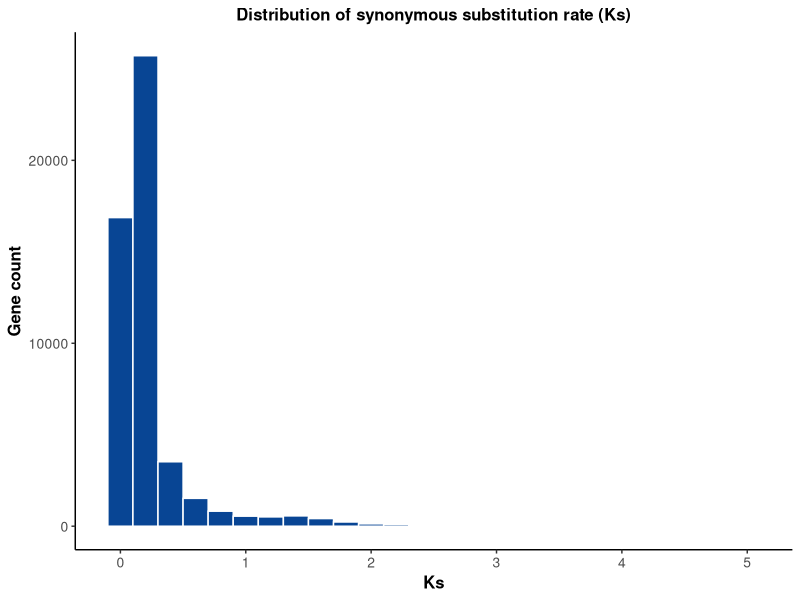
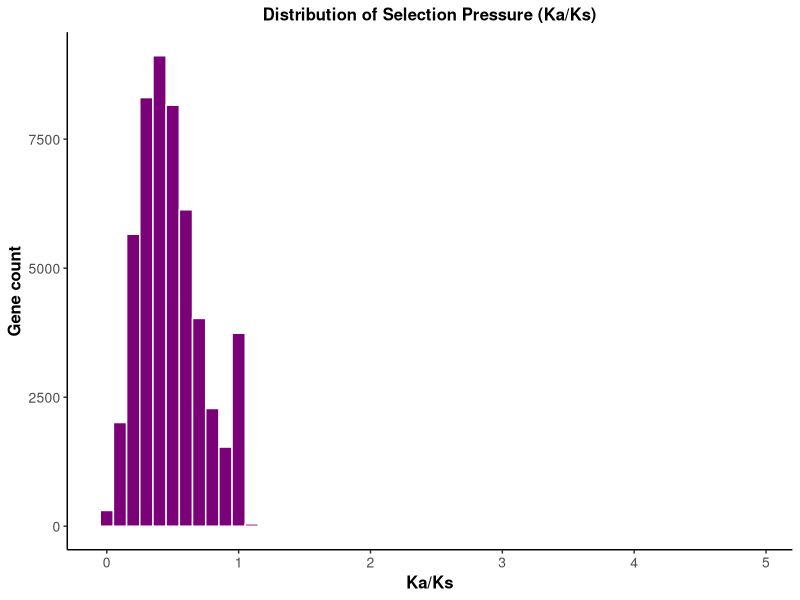
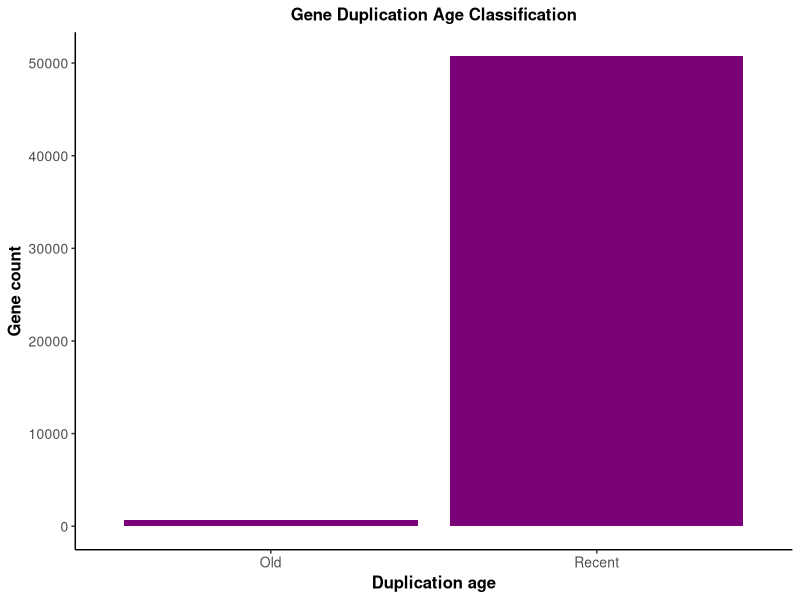
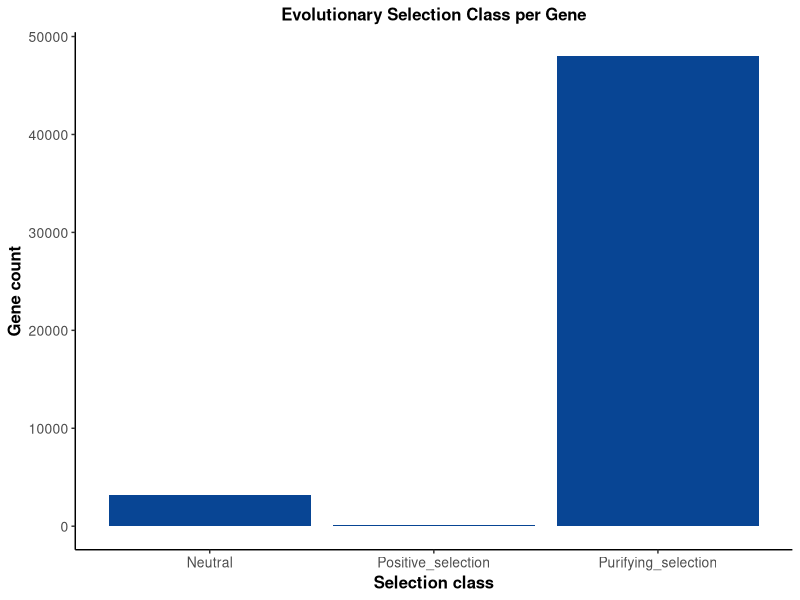
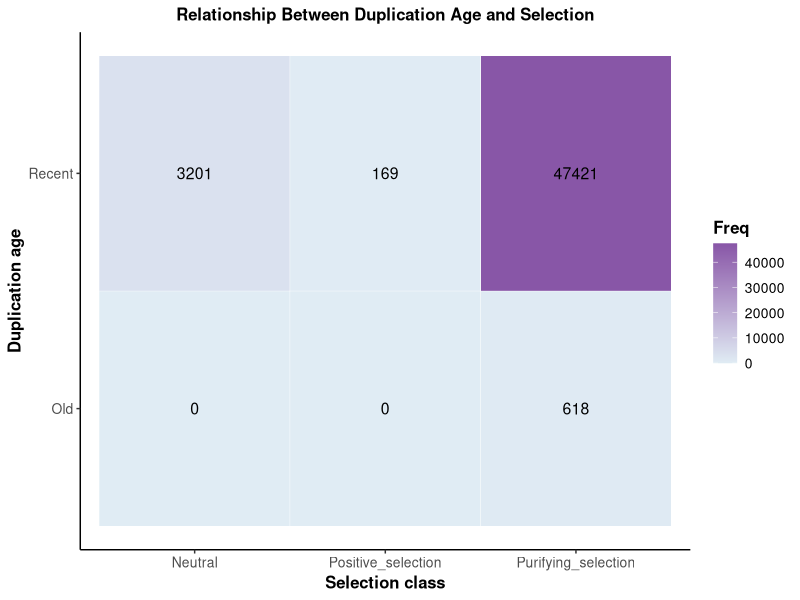
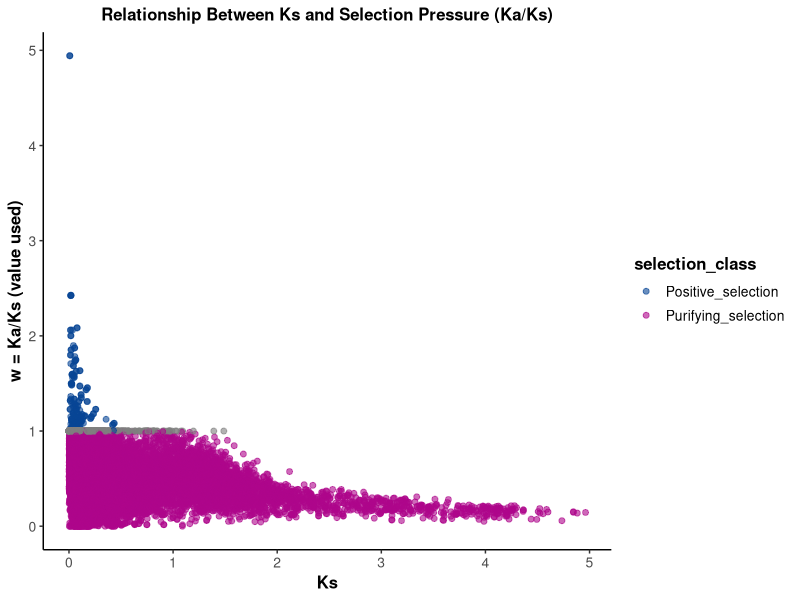

Source code (R) for these figures, in order:
library(dplyr)
library(ggplot2)
library(tidyr)




scientific_theme <- function() {
  theme_classic() +
    theme(
      plot.title = element_text(size = 12, face = "bold", hjust = 0.5),
      axis.title = element_text(size = 12, face = "bold"),
      axis.text  = element_text(size = 10),
      legend.title = element_text(size = 12, face = "bold"),
      legend.text  = element_text(size = 10)
    )
}


# 1. LOAD FINAL GENE TABLE

df <- read.table(
  "../output/ks_results_low/gene_level_classification_with_ks_w_low.tsv",
  sep = "\t", header = TRUE, stringsAsFactors = FALSE
)


# 2. CREATE OUTPUT DIR FOR FIGURES


plot_dir <- "../figures/ks_low"
dir.create(plot_dir, recursive = TRUE, showWarnings = FALSE)


# 3. PLOT: Histogram of Ks_used (gene ages)


p1 <- ggplot(df, aes(x = ks_used)) +
  geom_histogram(binwidth = 0.2, fill = "#084594", color = "white") +
  labs(title = "Distribution of synonymous substitution rate (Ks)",
       x = "Ks",
       y = "Gene count") +
  scientific_theme()

ggsave(file.path(plot_dir, "hist_ks_used.png"),
       p1, width = 7, height = 5, dpi = 600)



# 4. PLOT: Histogram of w_used (Ka/Ks)


p2 <- ggplot(df %>% filter(!is.na(w_used)), aes(x = w_used)) +
  geom_histogram(binwidth = 0.1, fill = "#7A0177", color = "white") +
  labs(title = "Distribution of Selection Pressure (Ka/Ks)",
       x = "Ka/Ks",
       y = "Gene count") +
  scientific_theme()

ggsave(file.path(plot_dir, "hist_w_used.png"),
       p2, width = 7, height = 5, dpi = 600)



# 5. PLOT: Barplot of age_class


p3 <- ggplot(df, aes(x = age_class)) +
  geom_bar(fill = "#7A0177") +
  labs(title = "Gene Duplication Age Classification",
       x = "Duplication age",
       y = "Gene count") +
  scientific_theme()

ggsave(file.path(plot_dir, "bar_age_class.png"),
       p3, width = 6, height = 4, dpi = 600)



# 6. PLOT: Barplot of selection class


p4 <- ggplot(df, aes(x = selection_class)) +
  geom_bar(fill = "#084594") +
  labs(title = "Evolutionary Selection Class per Gene",
       x = "Selection class",
       y = "Gene count") +
  scientific_theme()

ggsave(file.path(plot_dir, "bar_selection_class.png"),
       p4, width = 7, height = 4, dpi = 600)



# 7. HEATMAP: Age class × Selection class


tab <- table(df$age_class, df$selection_class)
tab_df <- as.data.frame(tab)

p5 <- ggplot(tab_df, aes(x = Var2, y = Var1, fill = Freq)) +
  geom_tile(color = "white") +
  geom_text(aes(label = Freq), color = "black", size = 4) +
  scale_fill_gradient(low = "#e0ecf4", high = "#8856a7") +
  labs(title = "Relationship Between Duplication Age and Selection",
       x = "Selection class",
       y = "Duplication age") +
  scientific_theme()

ggsave(file.path(plot_dir, "heatmap_age_selection.png"),
       p5, width = 7, height = 5, dpi = 600)



# 8. SCATTERPLOT: Ks_used vs w_used

p6 <- ggplot(df %>% filter(!is.na(w_used)),
             aes(x = ks_used, y = w_used, color = selection_class)) +
  geom_point(alpha = 0.6, size = 1.7) +
  scale_color_manual(values = c(
    "Positive_selection"  = "#084594",
    "Purifying_selection" = "#ad058b",
    "Neutral_or_mixed"    = "#888888"
  )) +
  labs(title = "Relationship Between Ks and Selection Pressure (Ka/Ks)",
       x = "Ks",
       y = "w = Ka/Ks (value used)") +
  scientific_theme()

ggsave(file.path(plot_dir, "scatter_ks_vs_w.png"),
       p6, width = 7, height = 5, dpi = 600)

cat("\n All plots saved in:", plot_dir, "\n")
